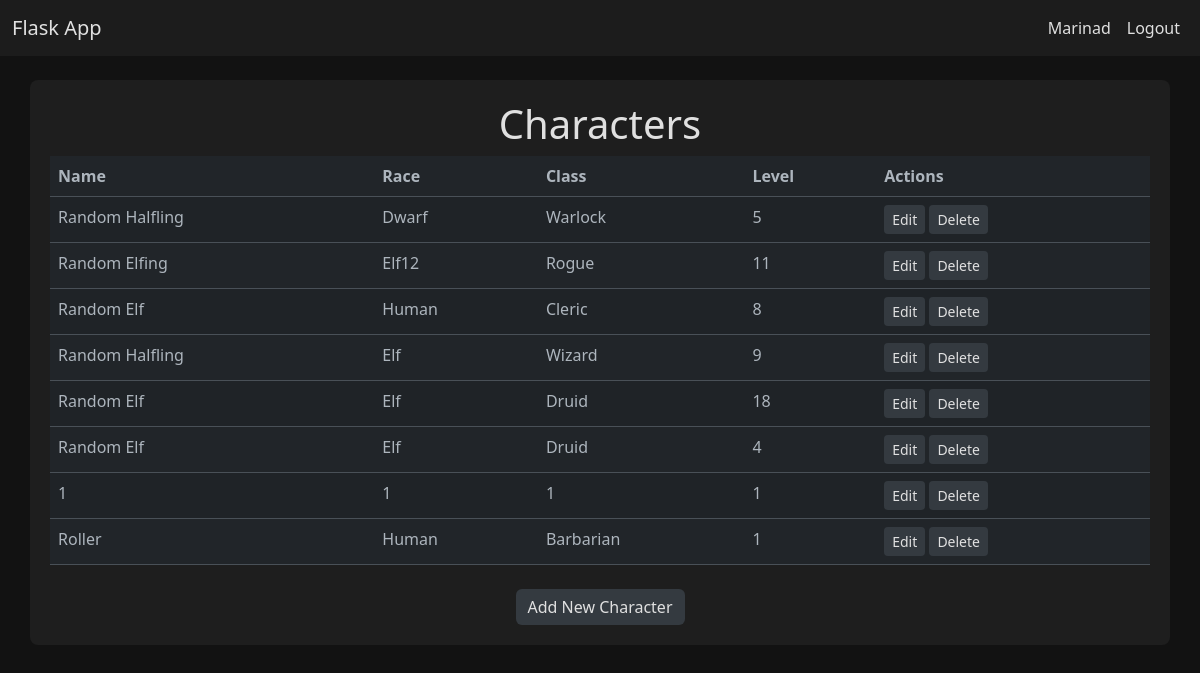
Screenshot of / (signed in) with the database file from the repository.
### app.py (models this page shows)
class User(UserMixin, db.Model):
    id = db.Column(db.Integer, primary_key=True)
    username = db.Column(db.String(100), unique=True, nullable=False)
    password = db.Column(db.String(200), nullable=False)
    is_admin = db.Column(db.Boolean, default=False)

class Character(db.Model):
    id = db.Column(db.Integer, primary_key=True)
    name = db.Column(db.String(100), nullable=False)
    race = db.Column(db.String(50), nullable=False)
    character_class = db.Column(db.String(50), nullable=False)
    level = db.Column(db.Integer, nullable=False)
    experience = db.Column(db.Integer, nullable=False)
    strength = db.Column(db.Integer, nullable=False)
    dexterity = db.Column(db.Integer, nullable=False)
    constitution = db.Column(db.Integer, nullable=False)
    intelligence = db.Column(db.Integer, nullable=False)
    wisdom = db.Column(db.Integer, nullable=False)
    charisma = db.Column(db.Integer, nullable=False)
    max_hp = db.Column(db.Integer, nullable=False)
    current_hp = db.Column(db.Integer, nullable=False)
    skills = db.Column(db.Text, nullable=False)  # Сохраняем навыки как строку
    description = db.Column(db.Text, nullable=True)
    image_path = db.Column(db.String(200), nullable=True)  # Для пути к изображению

### app.py (the view)
@app.route('/')
def index():
    characters = Character.query.all()
    return render_template('index.html', characters=characters)

### app.py (called while the page is built)
@login_manager.user_loader
def load_user(user_id):
    return User.query.get(int(user_id))

### templates/index.html
{% extends "base.html" %}
{% block content %}
<h1 class="text-center">Characters</h1>
<table class="table table-striped">
    <thead>
        <tr>
            <th>Name</th>
            <th>Race</th>
            <th>Class</th>
            <th>Level</th>
            <th>Actions</th>
        </tr>
    </thead>
    <tbody>
        {% for character in characters %}
        <tr>
            <td>{{ character.name }}</td>
            <td>{{ character.race }}</td>
            <td>{{ character.character_class }}</td>
            <td>{{ character.level }}</td>
            <td>
                <a href="{{ url_for('edit_character', character_id=character.id) }}" class="btn btn-warning btn-sm">Edit</a>
                <a href="{{ url_for('delete_character', character_id=character.id) }}" class="btn btn-danger btn-sm">Delete</a>
            </td>
        </tr>
        {% endfor %}
    </tbody>
</table>
<div class="text-center mt-4">
    <a href="{{ url_for('add_character') }}" class="btn btn-success">Add New Character</a>
</div>
{% endblock %}

### templates/base.html (shortened to what this page needs)
<!doctype html>
<html lang="en" data-bs-theme="dark">
<head>
    <link href="https://cdn.jsdelivr.net/npm/bootstrap@5.3.0-alpha1/dist/css/bootstrap.min.css" rel="stylesheet">
</head>
<body>
    <nav class="navbar navbar-expand-lg">
        <div class="container-fluid">
            <a class="navbar-brand" href="{{ url_for('index') }}">Flask App</a>
            <div class="collapse navbar-collapse" id="navbarNav">
                <ul class="navbar-nav ms-auto">
                    {% if current_user.is_authenticated %}
                        <li class="nav-item">
                            <a class="nav-link" href="#">{{ current_user.username }}</a>
                        </li>
                        <li class="nav-item">
                            <a class="nav-link" href="{{ url_for('logout') }}">Logout</a>
                        </li>
                    {% endif %}
                </ul>
            </div>
        </div>
    </nav>
    <div class="container mt-4">
        {% block content %}
        {% endblock %}
    </div>
</body>
</html>

### templates/base.html (style rules this page uses)
body { background-color: #121212; color: #e0e0e0; }
.navbar { background-color: #1c1c1c; }
.navbar a { color: #e0e0e0; }
.container { background-color: #1e1e1e; padding: 20px; border-radius: 8px; }
.btn { background-color: #343a40; color: #e0e0e0; border: none; }

### rows the page displays
User: username "Marinad"
Character: name "Random Halfling", race "Dwarf", character_class "Warlock", level "5"
Character: name "Random Elfing", race "Elf12", character_class "Rogue", level "11"
Character: name "Random Elf", race "Human", character_class "Cleric", level "8"
Character: name "Random Halfling", race "Elf", character_class "Wizard", level "9"
Character: name "Random Elf", race "Elf", character_class "Druid", level "18"
Character: name "Random Elf", race "Elf", character_class "Druid", level "4"
Character: name "1", race "1", character_class "1", level "1"
Character: name "Roller", race "Human", character_class "Barbarian", level "1"
